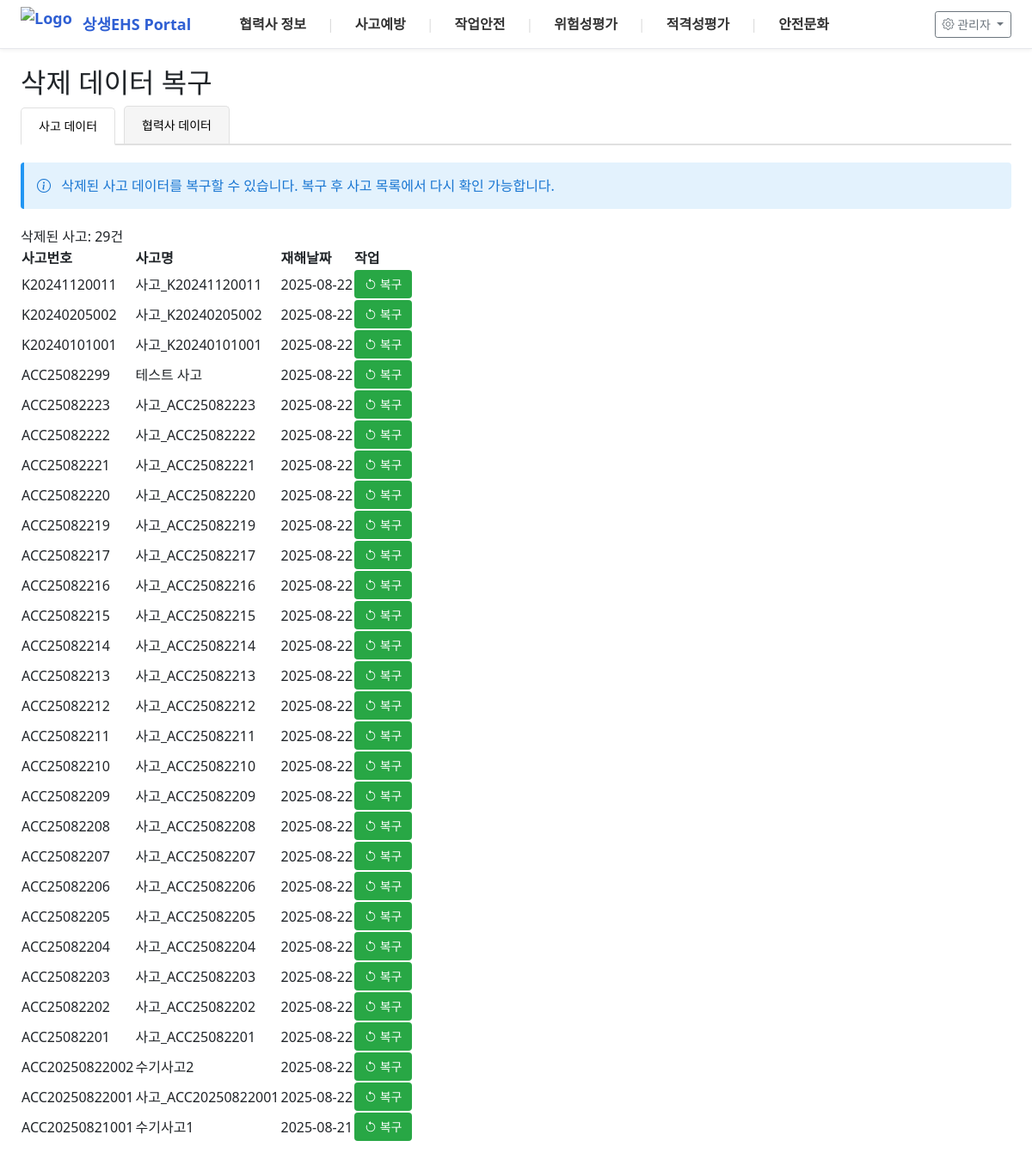
Page /data-recovery on the committed database.
### tables this page shows
CREATE TABLE accidents_cache (
                id INTEGER PRIMARY KEY AUTOINCREMENT,
                business_number TEXT NOT NULL,
                accident_date TEXT,
                accident_type TEXT,
                accident_location TEXT,
                accident_description TEXT,
                injury_level TEXT,
                injured_count INTEGER,
                cause_analysis TEXT,
                preventive_measures TEXT,
                report_date TEXT,
                reporter_name TEXT,
                synced_at DATETIME DEFAULT CURRENT_TIMESTAMP, custom_data TEXT, accident_number TEXT, accident_name TEXT, accident_time TEXT, accident_datetime TEXT, accident_grade TEXT, injury_type TEXT, injury_form TEXT, workplace TEXT, building TEXT, floor TEXT, location_detail TEXT, day_of_week TEXT, responsible_company1 TEXT, responsible_company1_no TEXT, responsible_company2 TEXT, responsible_company2_no TEXT, is_deleted INTEGER DEFAULT 0, major_category TEXT, location_category TEXT,
                FOREIGN KEY (business_number) REFERENCES partners_cache (business_number)
            );

### app.py (the view)
@app.route("/data-recovery")
def data_recovery():
    conn = sqlite3.connect(DB_PATH)
    conn.row_factory = sqlite3.Row
    deleted_accidents_rows = conn.execute("""
        SELECT * FROM accidents_cache
        WHERE is_deleted = 1
        ORDER BY accident_date DESC, accident_number DESC
    """).fetchall()
    deleted_accidents = [dict(row) for row in deleted_accidents_rows]
    deleted_partners_rows = conn.execute("""
        SELECT * FROM partners_cache
        WHERE is_deleted = 1
        ORDER BY company_name
    """).fetchall()
    deleted_partners = [dict(row) for row in deleted_partners_rows]
    conn.close()
    return render_template('data-recovery.html',
                         deleted_accidents=deleted_accidents,
                         deleted_partners=deleted_partners,
                         menu=MENU_CONFIG,
                         active_slug='data-recovery')

### app.py (called while the page is built)
@app.before_request
def before_request():
    if request.path != '/data-recovery':
        init_db()

@app.after_request
def add_header(response):
    response.headers['Cache-Control'] = 'no-cache, no-store, must-revalidate'
    response.headers['Pragma'] = 'no-cache'
    response.headers['Expires'] = '0'
    return response

### templates/data-recovery.html (shortened to what this page needs)
{% extends "base.html" %}
{% block content %}
<div class="page-header">
    <h2 class="page-title">삭제 데이터 복구</h2>
</div>
<div class="tab-menu">
    <button class="tab-button active" onclick="switchTab('accident')">사고 데이터</button>
    <button class="tab-button" onclick="switchTab('partner')">협력사 데이터</button>
</div>
<div id="accident-tab" class="tab-content active">
    <div class="info-message">
        <i class="bi bi-info-circle"></i>
        삭제된 사고 데이터를 복구할 수 있습니다. 복구 후 사고 목록에서 다시 확인 가능합니다.
    </div>
    <div class="table-section">
        <div class="table-header">
            <div class="left-controls">
                <span class="total-count">삭제된 사고: {{ deleted_accidents|length }}건</span>
            </div>
        </div>
        <div class="table-wrapper">
            <table class="data-table">
                <thead>
                    <tr>
                        <th>사고번호</th>
                        <th>사고명</th>
                        <th>재해날짜</th>
                        <th>작업</th>
                    </tr>
                </thead>
                <tbody>
                    {% for accident in deleted_accidents %}
                    <tr>
                        <td>{{ accident.accident_number }}</td>
                        <td>{{ accident.accident_name or '-' }}</td>
                        <td>{{ accident.accident_date or '-' }}</td>
                        <td>
                            <button class="btn btn-sm btn-success" onclick="restoreAccident('{{ accident.id }}')">
                                <i class="bi bi-arrow-counterclockwise"></i> 복구
                            </button>
                        </td>
                    </tr>
                    {% else %}
                    <tr>
                        <td colspan="4" class="no-data">삭제된 사고 데이터가 없습니다.</td>
                    </tr>
                    {% endfor %}
                </tbody>
            </table>
        </div>
    </div>
</div>
{% endblock %}

### templates/base.html (shortened to what this page needs)
<!DOCTYPE html>
<html lang="ko">
<head>
    <link href="https://cdn.jsdelivr.net/npm/bootstrap@5.1.3/dist/css/bootstrap.min.css" rel="stylesheet">
    <link href="https://cdn.jsdelivr.net/npm/bootstrap-icons@1.8.1/font/bootstrap-icons.css" rel="stylesheet">
</head>
<body>
    <nav class="topbar">
      <div class="topbar-inner">
        <a class="brand" href="{{ url_for('index') }}">
          <img src="/static/logo-sample.png" alt="Logo" class="logo-img">
          상생EHS Portal
        </a>
        <ul class="nav-main" role="menubar" aria-label="메인 메뉴">
          {% set active_slug = (request.view_args.get('url') if request.view_args else '') %}
          {% for m in menu %}
          {% set is_active = false %}
          {% for sm in m.submenu %}
            {% if active_slug == sm.url %}
              {% set is_active = true %}
            {% endif %}
          {% endfor %}
          <li class="nav-item has-sub{% if is_active %} is-active{% endif %}">
            <a class="nav-link"
               href="#"
               role="menuitem"
               aria-haspopup="true"
               aria-expanded="false">{{ m.title }}</a>
          </li>
          {% if not loop.last %}
          <li class="sep" aria-hidden="true">|</li>
          {% endif %}
          {% endfor %}
        </ul>
        <div class="admin-tools">
          <div class="dropdown">
            <button class="btn btn-sm btn-outline-secondary dropdown-toggle" type="button" id="adminMenu" data-bs-toggle="dropdown" aria-expanded="false">
              <i class="bi bi-gear"></i> 관리자
            </button>
          </div>
        </div>
      </div>
    </nav>
    {% if request.endpoint != 'index' %}
    <div class="container">
    {% endif %}
    {% block content %}{% endblock %}
    {% if request.endpoint != 'index' %}
    </div>
    {% endif %}
</body>
</html>

### templates/base.html (style rules this page uses)
html, body { overflow-x: hidden; width: 100%; max-width: 100vw; }
.topbar { background: #ffffff; border-bottom: 1px solid #e5e7eb; box-shadow: 0 2px 4px rgba(0,0,0,0.05); z-index: 9999; position: relative; }
.topbar-inner { max-width: none; margin: 0; height: 56px; display: flex; align-items: center; gap: 16px; padding: 0 24px; justify-content: space-between; }
.admin-tools { margin-left: auto; }
.logo-img { height: 40px; width: auto; margin-right: 12px; }
.brand { color: #2f5fd3; font-weight: 600; text-decoration: none; font-size: 18px; margin-right: 24px; display: flex; align-items: center; }
.nav-main { list-style: none; display: flex; align-items: stretch; gap: 0; margin: 0; padding: 0; flex: 1; }
.nav-item { position: relative; }
.nav-link { color: #333; text-decoration: none; font-weight: 700; padding: 10px 16px; display: block; line-height: 28px; transition: color 0.2s ease; cursor: pointer; }
.sep { color: #ddd; align-self: center; padding: 0 8px; user-select: none; }
.container { max-width: none; margin: 20px 24px; padding: 0; width: calc(100% - 48px); box-sizing: border-box; }

### templates/data-recovery.html (style rules this page uses)
.tab-menu { display: flex; gap: 10px; margin-bottom: 20px; border-bottom: 2px solid #e0e0e0; }
.tab-button { padding: 10px 20px; background: #f5f5f5; border: 1px solid #e0e0e0; border-bottom: none; border-radius: 5px 5px 0 0; cursor: pointer; font-size: 14px; transition: all 0.3s; }
.tab-button.active { background: #fff; font-weight: 500; position: relative; bottom: -2px; border-bottom: 2px solid #fff; }
.tab-content { display: none; }
.tab-content.active { display: block; }
.info-message { background: #e3f2fd; border-left: 4px solid #2196f3; padding: 15px; margin-bottom: 20px; border-radius: 4px; color: #1976d2; }
.info-message i { margin-right: 8px; }
.btn-success { background: #28a745; color: white; border: none; padding: 6px 12px; border-radius: 4px; cursor: pointer; }

### rows in the picture
accidents_cache: accident_number "K20241120011", accident_name "사고_K20241120011", accident_date "2025-08-22"
accidents_cache: accident_number "K20240205002", accident_name "사고_K20240205002", accident_date "2025-08-22"
accidents_cache: accident_number "K20240101001", accident_name "사고_K20240101001", accident_date "2025-08-22"
accidents_cache: accident_number "ACC25082299", accident_name "테스트 사고", accident_date "2025-08-22"
accidents_cache: accident_number "ACC25082223", accident_name "사고_ACC25082223", accident_date "2025-08-22"
accidents_cache: accident_number "ACC25082222", accident_name "사고_ACC25082222", accident_date "2025-08-22"
accidents_cache: accident_number "ACC25082221", accident_name "사고_ACC25082221", accident_date "2025-08-22"
accidents_cache: accident_number "ACC25082220", accident_name "사고_ACC25082220", accident_date "2025-08-22"
accidents_cache: accident_number "ACC25082219", accident_name "사고_ACC25082219", accident_date "2025-08-22"
accidents_cache: accident_number "ACC25082217", accident_name "사고_ACC25082217", accident_date "2025-08-22"
accidents_cache: accident_number "ACC25082216", accident_name "사고_ACC25082216", accident_date "2025-08-22"
accidents_cache: accident_number "ACC25082215", accident_name "사고_ACC25082215", accident_date "2025-08-22"
accidents_cache: accident_number "ACC25082214", accident_name "사고_ACC25082214", accident_date "2025-08-22"
accidents_cache: accident_number "ACC25082213", accident_name "사고_ACC25082213", accident_date "2025-08-22"
accidents_cache: accident_number "ACC25082212", accident_name "사고_ACC25082212", accident_date "2025-08-22"
accidents_cache: accident_number "ACC25082211", accident_name "사고_ACC25082211", accident_date "2025-08-22"
accidents_cache: accident_number "ACC25082210", accident_name "사고_ACC25082210", accident_date "2025-08-22"
accidents_cache: accident_number "ACC25082209", accident_name "사고_ACC25082209", accident_date "2025-08-22"
accidents_cache: accident_number "ACC25082208", accident_name "사고_ACC25082208", accident_date "2025-08-22"
accidents_cache: accident_number "ACC25082207", accident_name "사고_ACC25082207", accident_date "2025-08-22"
accidents_cache: accident_number "ACC25082206", accident_name "사고_ACC25082206", accident_date "2025-08-22"
accidents_cache: accident_number "ACC25082205", accident_name "사고_ACC25082205", accident_date "2025-08-22"
accidents_cache: accident_number "ACC25082204", accident_name "사고_ACC25082204", accident_date "2025-08-22"
accidents_cache: accident_number "ACC25082203", accident_name "사고_ACC25082203", accident_date "2025-08-22"
accidents_cache: accident_number "ACC25082202", accident_name "사고_ACC25082202", accident_date "2025-08-22"
accidents_cache: accident_number "ACC25082201", accident_name "사고_ACC25082201", accident_date "2025-08-22"
accidents_cache: accident_number "ACC20250822002", accident_name "수기사고2", accident_date "2025-08-22"
accidents_cache: accident_number "ACC20250822001", accident_name "사고_ACC20250822001", accident_date "2025-08-22"
accidents_cache: accident_number "ACC20250821001", accident_name "수기사고1", accident_date "2025-08-21"

### other values in the picture
{{ m.title }} "협력사 정보" "사고예방" "작업안전" "위험성평가" "적격성평가" "안전문화"
{{ deleted_accidents|length }} "29"
